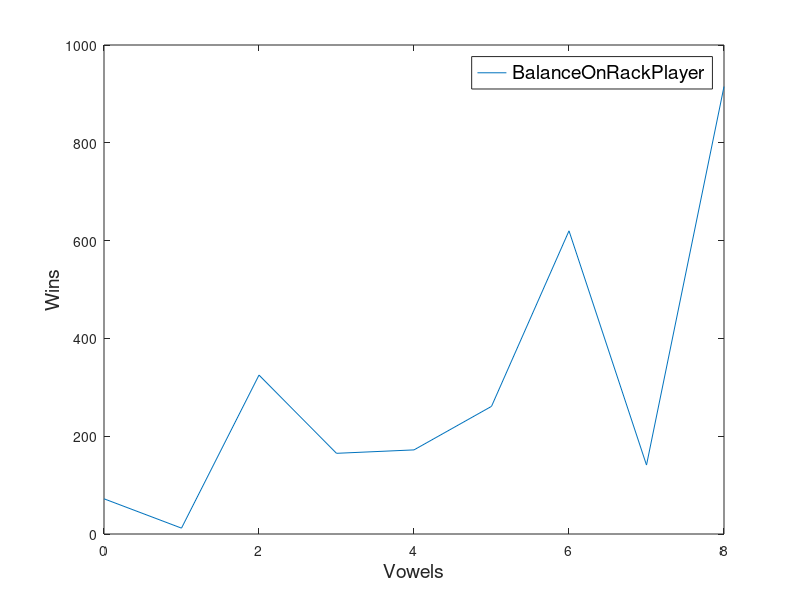

This figure's MATLAB source:
%BalancePlayer
x = [72, 12, 325, 165, 172, 261, 620, 141, 915]; 

%HighScoreWordPlayer
%y = [9, 1000, 954, 979, 975, 960, 915, 988, 866];

z = [0:8];
subplot(1,1,1);
plot(z,x);
%hold on
%plot(z,y);
hold off
h_legend=legend('BalanceOnRackPlayer');
set(h_legend,'FontSize',14);
%legend('BalanceOnRackPlayer');
xlabel('Vowels', 'FontSize',14);
ylabel('Wins', 'FontSize',14);
